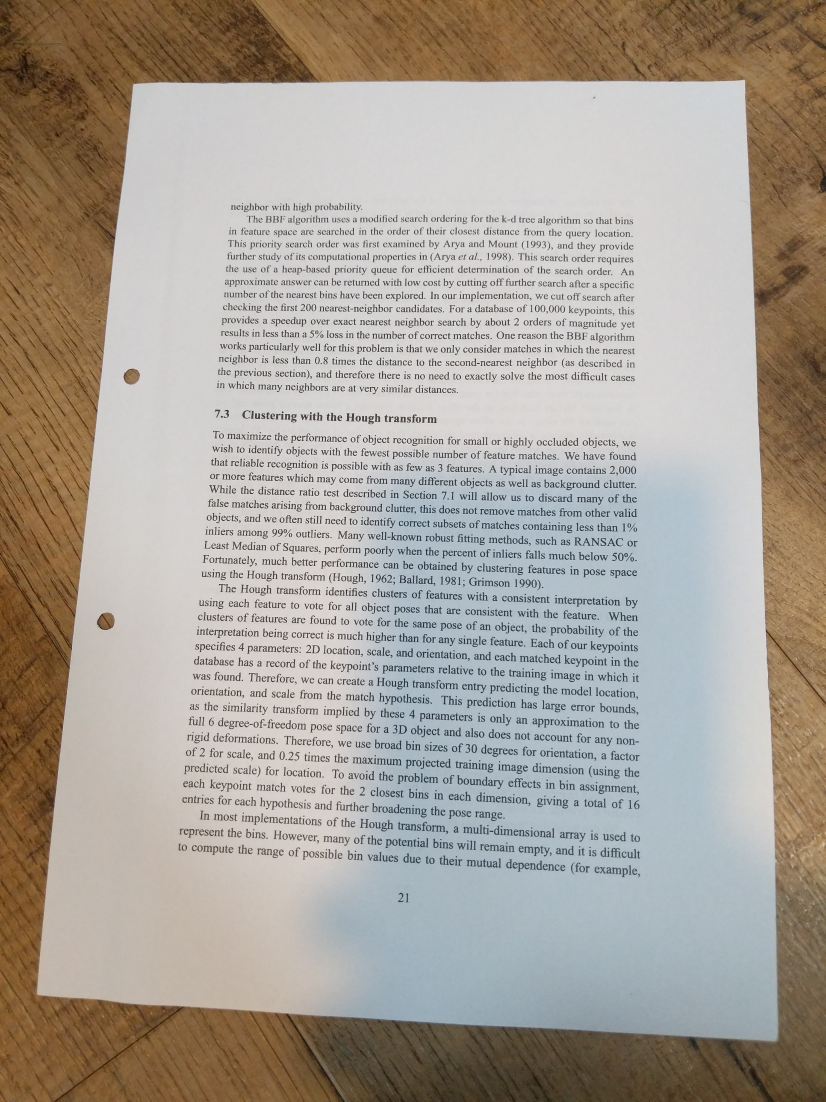
#> input picture imgs/test/bad_lighting.jpg, 1652 x 2203 px (shown at 1/2 size); its folder holds only this picture in this run
$ python scanner.py
#> lines starting #> are read from the running program, lines starting #| are printed output that depends on the picture; after the words box and inside, x2 and y2 are one past the last pixel; in counts of white or black regions, pixels touching at a corner belong together
import cv2 as cv
import imutils
import numpy as np

import os


def find_document_corners(img):
    # 1. Preprocessing
    # Size limit
    (h, w) = img.shape[:2]

    scale = 1.0
    if h > 400 or w > 400:

        if h > w:
            scale *= h / 400.0
            img = imutils.resize(img, height=400)
        else:
            scale *= w / 400.0
            img = imutils.resize(img, width=400)

    # blur the image to reduce noise
    blurred_img = cv.GaussianBlur(img, ksize=(5, 5), sigmaX=0)

    # 2. Find all contours
    # print("Edge Detection")
    edge_img = cv.Canny(blurred_img, 50, 150)

    # print("Contour Detection")
    # use cv.CHAIN_APPROX_SIMPLE --> best case on
    # ly 4 points needed for perfect rectangular document
    # ToDo: understand retrieval-mode: cv.RETR_EXTERNAL vs RET
    # R_TREE vs RETR_LIST?!
    contours, _hierarchy = cv.findContours(edge_img, mode=cv.RETR_EXTERNAL, method=cv.CHAIN_APPROX_SIMPLE)

    contour_img = img.copy()
    # 3. Find largest contour which can be approximated using only four points

    largest_contour = None
    largest_area = -1
    for contour in contours:
        perimeter = cv.arcLength(contour, closed=True)
        low_poly_contour = cv.approxPolyDP(contour, 0.03 * perimeter, closed=True)

        if len(low_poly_contour) == 4:
            # approximate area with a roated rectangle
            ((_cx, _cy), (w, h), _angle) = cv.minAreaRect(contour)
            area = w * h
            if area > largest_area:
                largest_area = area
                largest_contour = low_poly_contour

    # 4. extract four corner points of largest contour
    # (assuming largest contour is our document --> if it fails: Hough Transform?)

    if DEBUG:
        cv.drawContours(contour_img, contours, -1, (0, 0, 255), 1)
        cv.drawContours(contour_img, largest_contour, -1, (0, 255, 0), 5)

        cv.namedWindow("Edges", cv.WINDOW_NORMAL)
        cv.namedWindow("Contours", cv.WINDOW_NORMAL)

        cv.imshow("Edges", edge_img)
        cv.imshow("Contours", contour_img)

        cv.resizeWindow("Edges", 707, 1000)
        cv.resizeWindow("Contours", 707, 1000)

        cv.waitKey(0)
        cv.destroyAllWindows()

    if largest_contour is None:
        return None

    doc_corners = largest_contour * scale
    assert len(doc_corners) == 4

    return doc_corners


def sort_corners(corners):
    x_values_sorted = np.argsort(corners[:, 0, 0])
    y_values_sorted = np.argsort(corners[:, 0, 1])

    sorted_corners = []
    for index in y_values_sorted:
        if index == x_values_sorted[0] or index == x_values_sorted[1]:
            sorted_corners.append(corners[index])

    for index in y_values_sorted:
        if index == x_values_sorted[2] or index == x_values_sorted[3]:
            sorted_corners.append(corners[index])

    return sorted_corners


def perspective_transform(img, doc_corners):
    # print("Perspective Transformation")

    # Final Image dimensions (keep aspect ratio of DIN A4)!
    WIDTH = 210 * 5
    HEIGHT = 297 * 5

    sorted_corners = sort_corners(doc_corners)

    src = np.array(sorted_corners, dtype="float32")
    dst = np.array([[0, 0], [0, HEIGHT], [WIDTH, 0], [WIDTH, HEIGHT]], dtype="float32")
    M = cv.getPerspectiveTransform(src, dst)
    top_down_img = cv.warpPerspective(img, M, (WIDTH, HEIGHT))

    if DEBUG:
        cv.imshow("Top-Down Document", top_down_img)
        cv.waitKey(0)
        cv.destroyAllWindows()

    return top_down_img


def filter_binary(img):
    # print("Adaptive Thresholding")
    # Adaptive Thresholding
    gray_img = cv.cvtColor(img, cv.COLOR_BGR2GRAY)
    binary_img = cv.adaptiveThreshold(gray_img, 255, cv.ADAPTIVE_THRESH_GAUSSIAN_C, cv.THRESH_BINARY, 11, 5)

    if DEBUG:
        cv.imshow("Final Document", binary_img)
        cv.waitKey(0)
        cv.destroyAllWindows()

    return binary_img


if __name__ == "__main__":
    DEBUG = True
    SAVE = True

    test_folder = os.path.join(".", "imgs", "test")  # "test", "not working"
    for image_name in os.listdir(test_folder):
        filename = os.path.join(test_folder, image_name)
        if not os.path.isfile(filename):
            continue
        img = cv.imread(filename)
#> img is the input picture: shape (2203, 1652, 3); mean B, G, R 151.6, 161.1, 168.6

        print(f"\ntrying to scan document: {filename}")
        doc_corners = find_document_corners(img)
#> in find_document_corners, `img = imutils.resize(img, height=400)`:
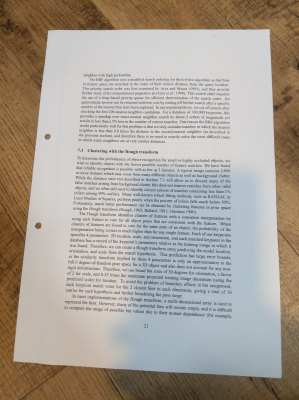
#> img: shape (400, 299, 3); mean of channels 0, 1, 2 151.7, 161.1, 168.6; drawn as B, G, R
#> in find_document_corners, `blurred_img = cv.GaussianBlur(img, ksize=(5, 5), sigmaX=0)`:
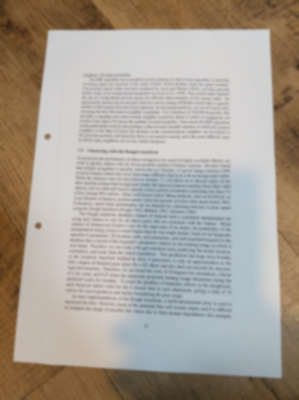
#> blurred_img: shape (400, 299, 3); mean of channels 0, 1, 2 151.7, 161.1, 168.6; drawn as B, G, R
#> in find_document_corners, `edge_img = cv.Canny(blurred_img, 50, 150)`:
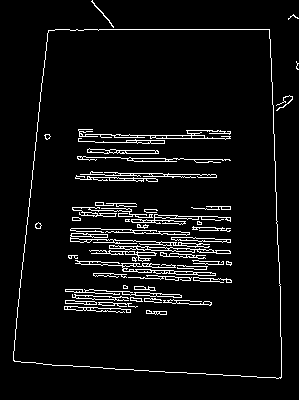
#> edge_img: shape (400, 299); 5.7% white in thin lines or dots
#> in find_document_corners, `contours, _hierarchy = cv.findContours(edge_img, mode=cv.RETR_EXTERNAL..`: contours = 5 contours, 3 with area under 20; largest, box (x1, y1, x2, y2) and area: (13, 29, 282, 379) 84044, (91, 0, 114, 28) 22
#> the loop in find_document_corners, `for contour in contours:` made 5 passes
#> (perimeter, w, h, area, largest_area, largest_contour) on pass 3: (1199.7, 349, 268, 93532, 93532, [[48, 30], [13, 360], [280, 378], [269, 29]])
#> (perimeter, low_poly_contour, w, h, area) on pass 4: (27.8, [[298, 18], [293, 14], [288, 19], [292, 15]], 10.05, 4.48, 45)
#> after the loop in find_document_corners, `for contour in contours:`: largest_area = 93532
#> in find_document_corners, `cv.drawContours(contour_img, contours, -1, (0, 0, 255), 1)`:
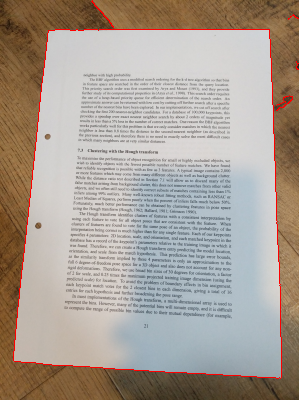
#> contour_img: shape (400, 299, 3); 1.09% of pixels changed, all inside (x1, y1, x2, y2) = (13, 0, 299, 379); drawn as B, G, R
#> in find_document_corners, `cv.drawContours(contour_img, largest_contour, -1, (0, 255, 0), 5)`: contour_img: shape (400, 299, 3); 0.1% of pixels changed, all inside (x1, y1, x2, y2) = (10, 26, 284, 382)
#> in find_document_corners, `doc_corners = largest_contour * scale`: doc_corners = [[264.4, 165.2], [71.6, 1982.7], [1542.1, 2081.8], [1481.5, 159.7]]
        if doc_corners is None:
            print("FAILURE: unable to find a countour that can be approximated using 4 corner points!")
            continue
        top_down_img = perspective_transform(img, doc_corners)
#> in sort_corners, `x_values_sorted = np.argsort(corners[:, 0, 0])`: x_values_sorted = [1, 0, 3, 2]
#> in sort_corners, `y_values_sorted = np.argsort(corners[:, 0, 1])`: y_values_sorted = [3, 0, 1, 2]
#> the loop in sort_corners, `for index in y_values_sorted:` made 4 passes
#> index on passes 1 to 4: 3, 0, 1, 2
#> after the loop in sort_corners, `for index in y_values_sorted:`: sorted_corners = [[[264.4, 165.2]], [[71.6, 1982.7]]]
#> after the loop in sort_corners, `for index in y_values_sorted:`: sorted_corners = [[[264.4, 165.2]], [[71.6, 1982.7]], [[1481.5, 159.7]], [[1542.1, 2081.8]]]
#> in perspective_transform, `src = np.array(sorted_corners, dtype="float32")`: src = [[264.4, 165.2], [71.6, 1982.7], [1481.5, 159.7], [1542.1, 2081.8]]
#> in perspective_transform, `M = cv.getPerspectiveTransform(src, dst)`: M = [[0.932, 0.0989, -262.8], [0.0046, 1.02, -169], [4.11e-05, 0.000121, 1]]
#> in perspective_transform, `top_down_img = cv.warpPerspective(img, M, (WIDTH, HEIGHT))`:
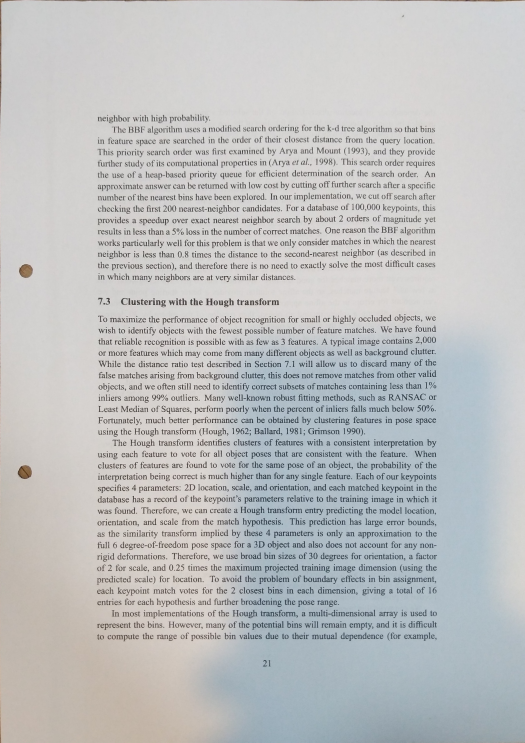
#> top_down_img: shape (1485, 1050, 3) (shown at 1/2 size); mean B, G, R 192.6, 192, 190.4
        binary_document = filter_binary(top_down_img)
#> in filter_binary, `binary_img = cv.adaptiveThreshold(gray_img, 255, cv.ADAPTIVE_THRESH_GA..`:
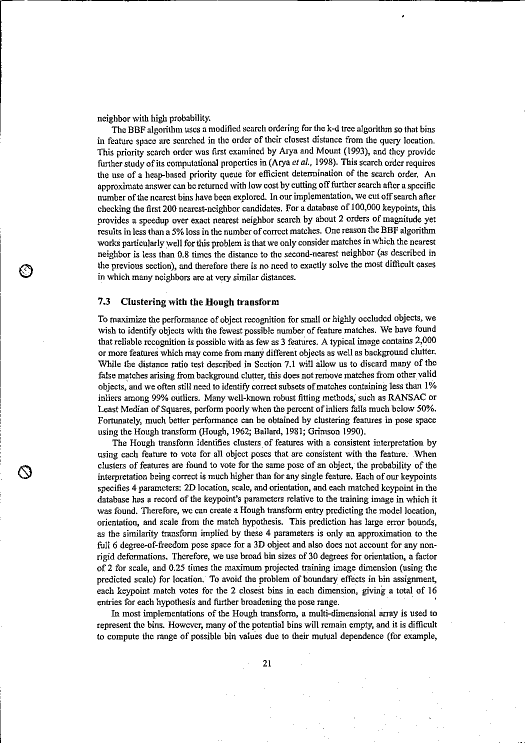
#> binary_img: shape (1485, 1050) (shown at 1/2 size); 91.8% white; black in thin lines or dots

        if SAVE:
            result_dir = os.path.join(".", "imgs", "results")
            if not os.path.isdir(result_dir):
                os.mkdir(result_dir)
            output_filename = os.path.join(result_dir, image_name)
            cv.imwrite(output_filename, binary_document)
            print(f"SUCCESS: document has been saved to: {output_filename}")

$ run again, on imgs/test/extreme_angle.jpg
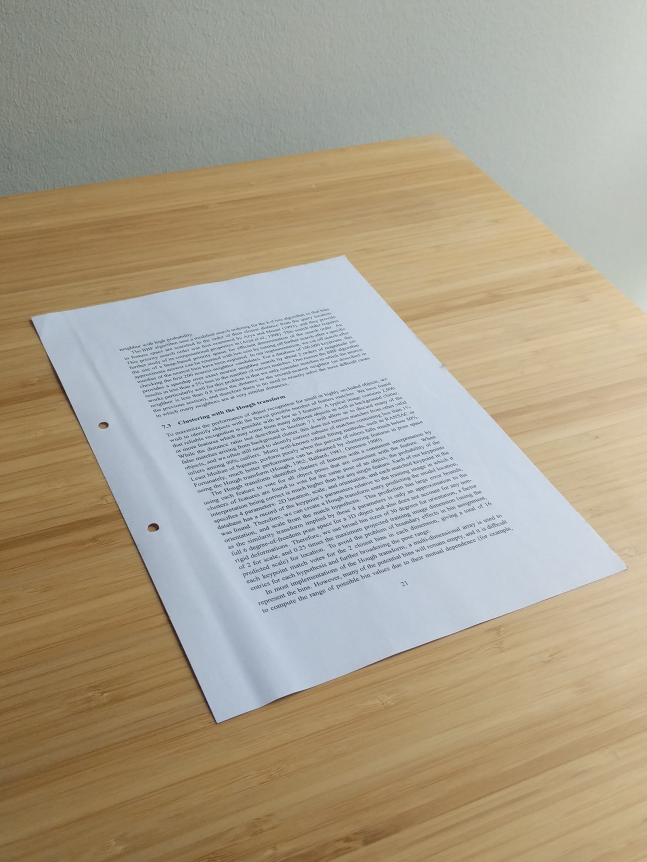
#> input picture imgs/test/extreme_angle.jpg, 1939 x 2586 px (shown at 1/3 size)
#> img is the input picture: shape (2586, 1939, 3); mean B, G, R 142.9, 161.6, 171
#> img: shape (400, 299, 3)
#> in find_document_corners, `edge_img = cv.Canny(blurred_img, 50, 150)`:
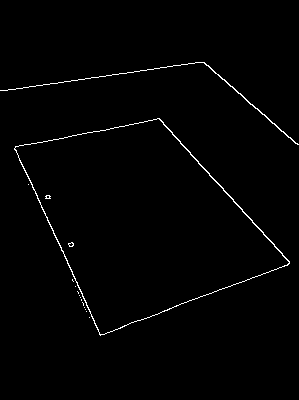
#> edge_img: shape (400, 299); 1.1% white in thin lines or dots, all inside (x1, y1, x2, y2) = (0, 62, 299, 336)
#> contours = 14 contours, 12 with area under 20; largest, box (x1, y1, x2, y2) and area: (14, 118, 290, 336) 33310, (0, 62, 299, 145) 81
#> the loop in find_document_corners, `for contour in contours:` made 14 passes
#> (perimeter, w, h, area, largest_area, largest_contour) on pass 13: (798.3, 203.1, 221.7, 45041.1, 45041.1, [[159, 118], [14, 148], [100, 335], [289, 263]])
#> after the loop in find_document_corners, `for contour in contours:`: largest_area = 45041.1
#> in find_document_corners, `doc_corners = largest_contour * scale`: doc_corners = [[1027.9, 762.9], [90.51, 956.8], [646.5, 2165.8], [1868.4, 1700.3]]
#> x_values_sorted = [1, 2, 0, 3]
#> y_values_sorted = [0, 1, 3, 2]
#> the loop in sort_corners, `for index in y_values_sorted:` made 4 passes
#> index on pass 4: 2
#> after the loop in sort_corners, `for index in y_values_sorted:`: sorted_corners = [[[90.51, 956.8]], [[646.5, 2165.8]]]
#> after the loop in sort_corners, `for index in y_values_sorted:`: sorted_corners = [[[90.51, 956.8]], [[646.5, 2165.8]], [[1027.9, 762.9]], [[1868.4, 1700.3]]]
#> src = [[90.51, 956.8], [646.5, 2165.8], [1027.9, 762.9], [1868.4, 1700.3]]
#> M = [[1.48, -0.682, 518], [0.56, 2.71, -2642], [-6.16e-05, 0.000672, 1]]
#> in filter_binary, `binary_img = cv.adaptiveThreshold(gray_img, 255, cv.ADAPTIVE_THRESH_GA..`:
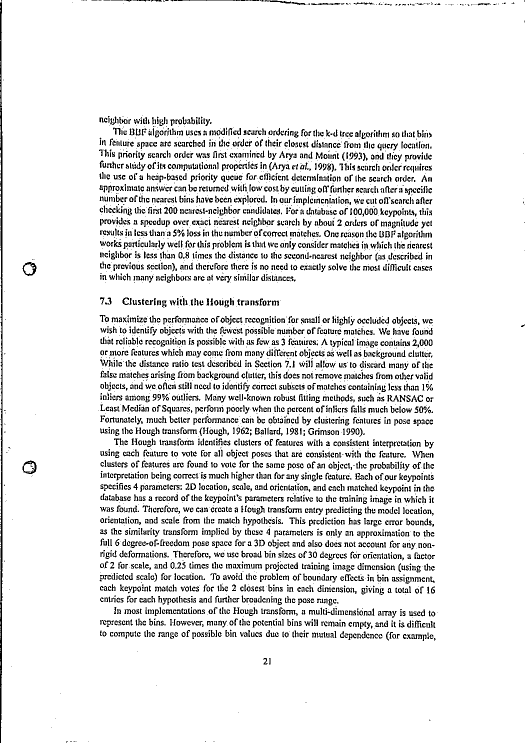
#> binary_img: shape (1485, 1050) (shown at 1/2 size); 91% white; black in thin lines or dots

$ run again, on imgs/test/extreme_angle_straight.jpg
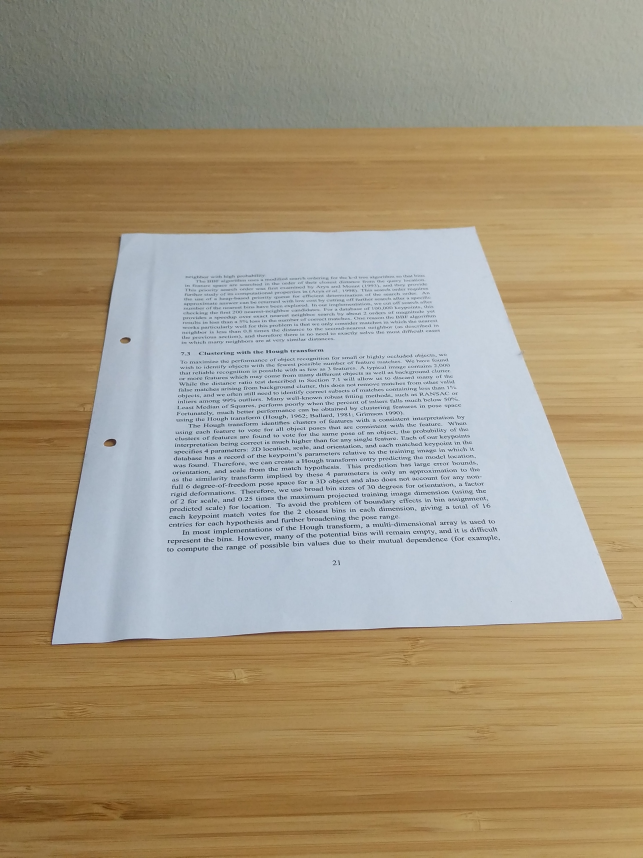
#> input picture imgs/test/extreme_angle_straight.jpg, 1929 x 2572 px (shown at 1/3 size)
#> img is the input picture: shape (2572, 1929, 3); mean B, G, R 130.4, 153.2, 165.3
#> img: shape (400, 300, 3)
#> in find_document_corners, `edge_img = cv.Canny(blurred_img, 50, 150)`:
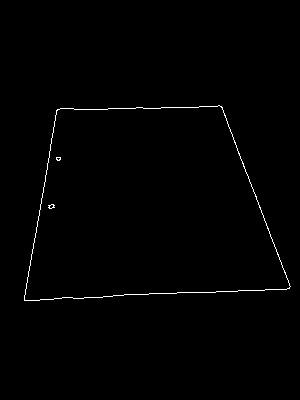
#> edge_img: shape (400, 300); 0.7% white in thin lines or dots, all inside (x1, y1, x2, y2) = (24, 105, 291, 301)
#> contours = 1 contour; box (x1, y1, x2, y2) and area: (24, 105, 291, 301) 40247
#> the loop in find_document_corners, `for contour in contours:` made 1 pass
#> (perimeter, w, h, area, largest_area, largest_contour) on pass 1: (854.2, 266.4, 190.9, 50842.2, 50842.2, [[222, 107], [57, 109], [24, 300], [289, 288]])
#> after the loop in find_document_corners, `for contour in contours:`: largest_area = 50842.2
#> in find_document_corners, `doc_corners = largest_contour * scale`: doc_corners = [[1427.5, 688], [366.5, 700.9], [154.3, 1929], [1858.3, 1851.8]]
#> x_values_sorted = [2, 1, 0, 3]
#> y_values_sorted = [0, 1, 3, 2]
#> the loop in sort_corners, `for index in y_values_sorted:` made 4 passes
#> index on pass 4: 2
#> after the loop in sort_corners, `for index in y_values_sorted:`: sorted_corners = [[[366.5, 700.9]], [[154.3, 1929]]]
#> after the loop in sort_corners, `for index in y_values_sorted:`: sorted_corners = [[[366.5, 700.9]], [[154.3, 1929]], [[1427.5, 688]], [[1858.3, 1851.8]]]
#> src = [[366.5, 700.9], [154.3, 1929], [1427.5, 688], [1858.3, 1851.8]]
#> M = [[1.47, 0.255, -718.9], [0.0366, 3.02, -2126.9], [-3.23e-05, 0.000774, 1]]
#> in filter_binary, `binary_img = cv.adaptiveThreshold(gray_img, 255, cv.ADAPTIVE_THRESH_GA..`:
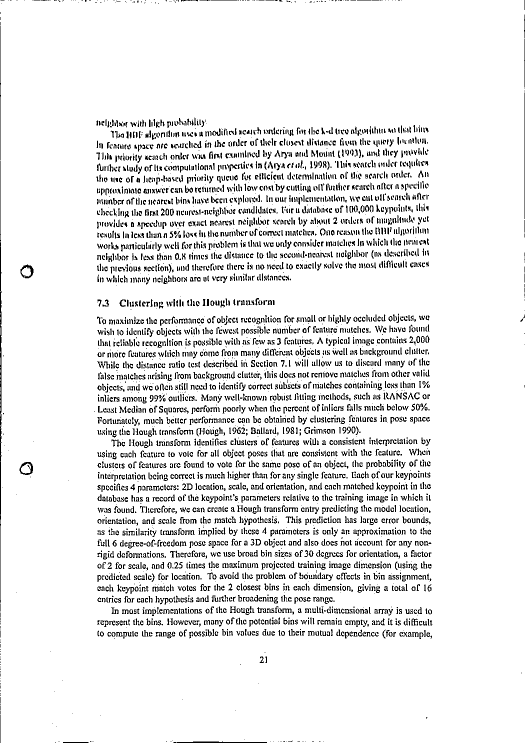
#> binary_img: shape (1485, 1050) (shown at 1/2 size); 91.6% white; black in thin lines or dots

$ run again, on imgs/test/rotation.jpg
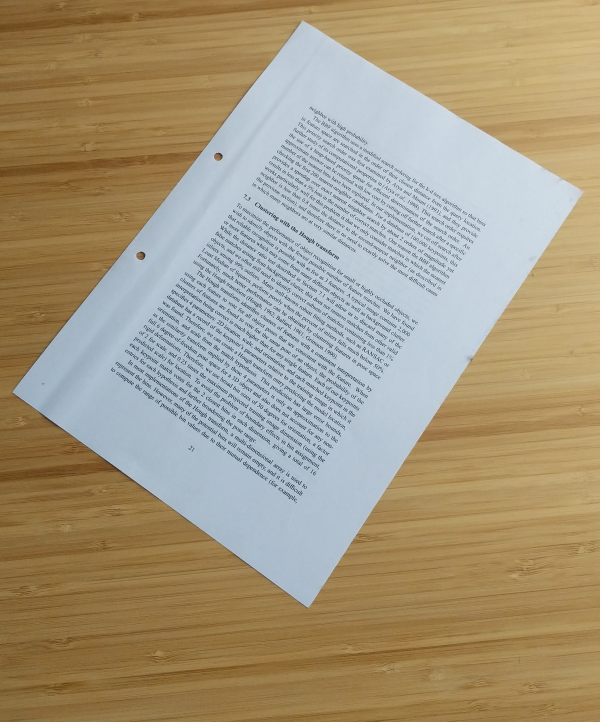
#> input picture imgs/test/rotation.jpg, 1799 x 2165 px (shown at 1/3 size)
#> img is the input picture: shape (2165, 1799, 3); mean B, G, R 127.4, 153, 165.8
#> img: shape (400, 332, 3)
#> in find_document_corners, `edge_img = cv.Canny(blurred_img, 50, 150)`:
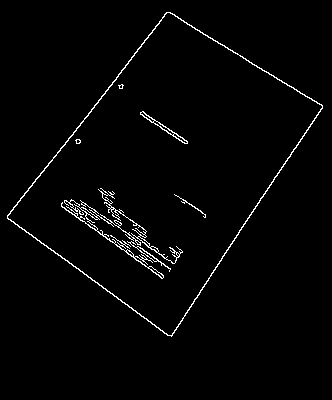
#> edge_img: shape (400, 332); 1.9% white in thin lines or dots, all inside (x1, y1, x2, y2) = (7, 12, 323, 337)
#> contours = 1 contour; box (x1, y1, x2, y2) and area: (7, 12, 323, 337) 51664
#> the loop in find_document_corners, `for contour in contours:` made 1 pass
#> (perimeter, w, h, area, largest_area, largest_contour) on pass 1: (972.8, 277.6, 203.9, 56595, 56595, [[166, 12], [7, 218], [171, 336], [322, 105]])
#> after the loop in find_document_corners, `for contour in contours:`: largest_area = 56595
#> in find_document_corners, `doc_corners = largest_contour * scale`: doc_corners = [[898.5, 64.95], [37.89, 1179.9], [925.5, 1818.6], [1742.8, 568.3]]
#> x_values_sorted = [1, 0, 2, 3]
#> y_values_sorted = [0, 3, 1, 2]
#> the loop in sort_corners, `for index in y_values_sorted:` made 4 passes
#> index on passes 2 to 4: 3, 1, 2
#> after the loop in sort_corners, `for index in y_values_sorted:`: sorted_corners = [[[898.5, 64.95]], [[37.89, 1179.9]]]
#> after the loop in sort_corners, `for index in y_values_sorted:`: sorted_corners = [[[898.5, 64.95]], [[37.89, 1179.9]], [[1742.8, 568.3]], [[925.5, 1818.6]]]
#> src = [[898.5, 64.95], [37.89, 1179.9], [1742.8, 568.3], [925.5, 1818.6]]
#> M = [[0.915, 0.707, -868.4], [-0.613, 1.03, 484.2], [7.71e-06, 0.000108, 1]]
#> in filter_binary, `binary_img = cv.adaptiveThreshold(gray_img, 255, cv.ADAPTIVE_THRESH_GA..`:
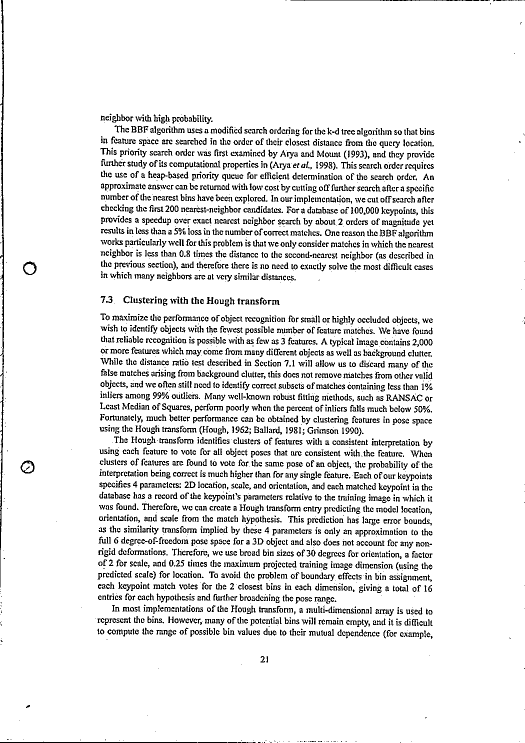
#> binary_img: shape (1485, 1050) (shown at 1/2 size); 91.2% white; black in thin lines or dots
